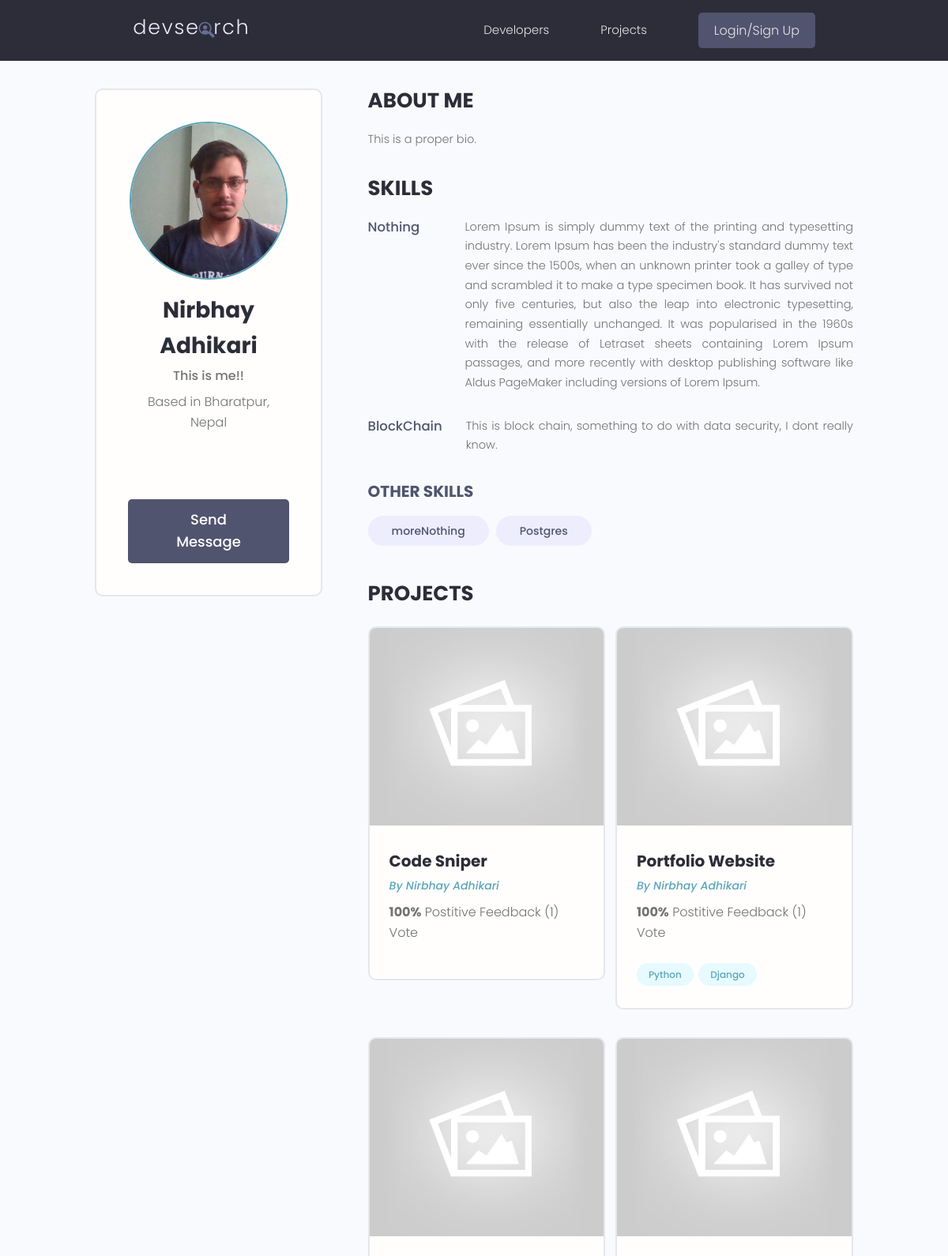
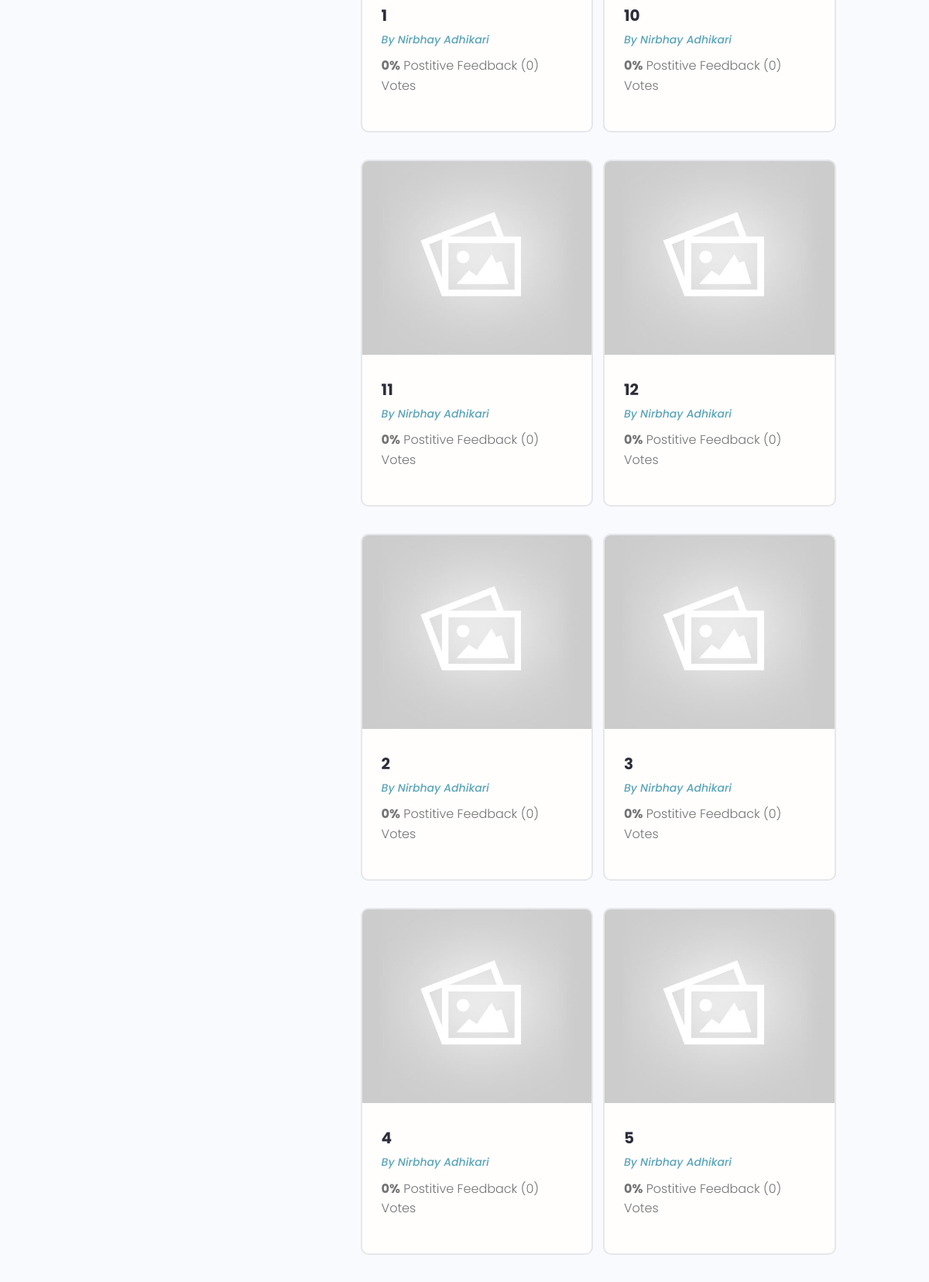
The app's page /profile/bb6f8eaf-ef13-4687-9ad5-2c9cd98201c4/ (upper part) with its own data (2 pictures, top to bottom).
### users/models.py (models this page shows, shortened)
class Profile(models.Model):
    user= models.OneToOneField(User, on_delete=models.CASCADE, null=True, blank=True)
    name= models.CharField(max_length=200, blank=True, null=True)
    email= models.EmailField(max_length=500, blank=True, null=True)
    username= models.CharField(max_length=200, blank=True, null=True)
    location= models.CharField(max_length=200, blank=True, null=True)
    short_intro=models.CharField(max_length=200, blank=True, null=True)
    bio=models.TextField(blank=True, null=True)
    profile_image=models.ImageField(null=True, blank=True, upload_to= 'profiles/', default='profiles/user-default.png')
    social_github= models.CharField(max_length=200, blank=True, null=True)
    social_twitter= models.CharField(max_length=200, blank=True, null=True)
    social_linkedin= models.CharField(max_length=200, blank=True, null=True)
    social_youtube= models.CharField(max_length=200, blank=True, null=True)
    social_website= models.CharField(max_length=200, blank=True, null=True)
    created= models.DateTimeField(auto_now_add=True)
    id= models.UUIDField(default=uuid.uuid4, unique=True, primary_key=True, editable=False)

class Skill(models.Model):
    owner= models.ForeignKey(Profile, on_delete=models.CASCADE, null=True)
    name= models.CharField(max_length=200, blank=True, null=True)
    description= models.TextField(null=True, blank=True)
    created= models.DateTimeField(auto_now_add=True)
    id= models.UUIDField(default=uuid.uuid4, unique=True, primary_key=True, editable=False)
    def __str__(self):
        return str(self.name)

### projects/models.py (models this page shows, shortened)
class Project(models.Model):
    owner= models.ForeignKey(Profile, null=True, blank=True, on_delete=models.SET_NULL )
    title= models.CharField(max_length=200)
    description= models.TextField(null=True, blank=True)
    featured_image= models.ImageField(null=True, blank=True, default='default.jpg')
    demo_link= models.CharField(max_length=2000, null=True, blank=True)
    source_link= models.CharField(max_length=2000, null=True, blank=True)
    tags=models.ManyToManyField('Tag', blank=True)
    vote_total= models.IntegerField(default=0, null=True, blank=True)
    vote_ratio=models.IntegerField(default=0, null=True, blank=True)
    created= models.DateTimeField(auto_now_add=True)
    id= models.UUIDField(default=uuid.uuid4, unique=True, primary_key=True, editable=False)
    class Meta:
        ordering = ['-vote_ratio', 'vote_total', 'title']

class Tag(models.Model):
    name= models.CharField(max_length=200)
    created= models.DateTimeField(auto_now_add=True)
    id= models.UUIDField(default=uuid.uuid4, unique=True,
                        primary_key=True, editable=False)
    def __str__(self):
        return self.name

### users/views.py (the view)
# urls.py: path('profile/<str:pk>/', views.userProfile, name='user-profile'),
def userProfile(request, pk):
    profile= Profile.objects.get(id=pk)
    topSkills= profile.skill_set.exclude(description__exact='')
    otherSkills= profile.skill_set.filter(description='')
    context={'profile':profile,'topSkills':topSkills, 'otherSkills':otherSkills}
    return render(request, 'users/user-profile.html', context)

### users/templates/users/user-profile.html (shortened to what this page needs)
{% extends 'main.html' %}
{% block content %}
<main class="profile my-md">
    <div class="container">
      <div class="layout">
        <div class="column column--1of3">
          <div class="card text-center">
            <div class="card__body dev">
              <img class="avatar avatar--xl" src="{{profile.profile_image.url}}" />
              <h2 class="dev__name">{{profile.name}}</h2>
              <p class="dev__title">{{profile.short_intro}}</p>
              <p class="dev__location">Based in {{profile.location}}</p>
              <ul class="dev__social">
              </ul>
    {% if request.user.profile.id != profile.id %}
              <a href="{% url 'create-message' profile.id %}" class="btn btn--sub btn--lg">Send Message </a>
{% endif %}
            </div>
          </div>
        </div>
        <div class="column column--2of3">
          <div class="devInfo">
            <h3 class="devInfo__title">About Me</h3>
            <p class="devInfo__about">
{{profile.bio}} </p>
          </div>
          <div class="devInfo">
            <h3 class="devInfo__title">Skills</h3>
            <div class="devInfo__skills">
                {% for skill in topSkills %}
              <div class="devSkill">
                <h4 class="devSkill__title">{{skill.name}}</h4>
                <p class="devSkill__info">
{{skill.description}}
                </p>
              </div>
{% endfor %}
              <h3 class="devInfo__subtitle">Other Skills</h3>
              <div class="devInfo__otherSkills">
                 {% for skill in otherSkills %}
                <span class="tag tag--pill tag--sub tag--lg">
                  <small>{{skill}}</small>
                </span>
{% endfor %}
              </div>
            </div>
          </div>
          <div class="devInfo">
            <h3 class="devInfo__title">Projects</h3>
            <div class="grid grid--two">
{% for project in profile.project_set.all %}
              <div class="column">
                <div class="card project">
                  <a href="{% url 'project' project.id %}" class="project">
                    <img class="project__thumbnail" src="{{project.featured_image.url}}" alt="project thumbnail" />
                    <div class="card__body">
                      <h3 class="project__title">{{project.title}}</h3>
                      <p><a class="project__author" href="{% url 'user-profile' project.owner.id %}">By {{project.owner.name}}</a></p>
                      <p class="project--rating">
                        <span style="font-weight: bold;">{{project.vote_ratio}}%</span> Postitive
                        Feedback ({{project.vote_total}}) Vote{{project.vote_total|pluralize:'s'}}
                      </p>
                      <div class="project__tags">
{% for tag in project.tags.all %}
                        <span class="tag tag--pill tag--main">
                          <small>{{tag}}</small>
                        </span>
{% endfor %}
                      </div>
                    </div>
                  </a>
                </div>
              </div>
{% endfor %}
            </div>
          </div>
        </div>
      </div>
    </div>
  </main>{% endblock content %}

### static/styles/app.css (style rules this page uses)
:root { --color-sub: #2d2d39; }
.btn--sub { background-color: var(--color-sub-light); }
.card { border: 2px solid var(--color-light); }
img { width: 100%; }
.profile .card > .dev { padding: 4rem; }
.dev__name { color: var(--color-sub); font-size: 2.8rem; font-weight: 700; margin-top: 1rem; margin-bottom: 0.5rem; }
.dev__title { font-size: 1.6rem; font-weight: 500; line-height: 1.3; }
.dev__location { margin-top: 1rem; }
.dev__social { margin: 3rem 0; list-style: none; display: flex; justify-content: center; gap: 1.5rem; }
.devInfo { margin-bottom: 3rem; }
.devInfo__title, .devInfo__subtitle { font-size: 2.6rem; color: var(--color-sub); text-transform: uppercase; font-weight: 700; margin-bottom: 1.5rem; }
.devInfo__subtitle { font-size: 2rem; color: var(--color-sub-light); }
.devInfo__about, .devSkill__info { font-size: 1.45rem; line-height: 1.7; text-align: justify; }
.devSkill { margin-bottom: 3rem; }
.devSkill__title { font-size: 1.65rem; font-weight: 500; color: var(--color-sub-light); }
@media screen and (min-width: 700px) { .devSkill { display: flex; justify-content: space-between; gap: 3rem; } }
@media screen and (min-width: 700px) { .devSkill__info { flex-basis: 80%; } }
.project__author { font-size: 1.4rem; font-style: italic; }
.project--rating { margin-bottom: 1.6em; margin-top: .5em; }
.project__thumbnail { height: 25rem; object-fit: cover; object-position: top center; }
.project__title { font-size: 2rem; font-weight: 700; color: var(--color-sub); }

### static/uikit/styles/modules/_variables.css (style rules this page uses)
:root { --color-main: #5aa5b9; --color-main-light: #e6faff; --color-sub: #3f4156; --color-sub-light: #51546e; --color-sub-lighter: #ededfd; --color-text: #737373; --color-gray: #8b8b8b; --color-light: #e5e7eb; --color-light-gray: #767676; --color-bg: #f8fafd; --color-white: #fffefd; --color-white-light: #f3f3f3; --color-success: #359e64; --color-success-bg: #def8e8; --color-error: #fc4b0b; --color-error-bg: #fff2ee; --font-base: 'Poppins', arial, helvetica, 'Segoe UI', roboto, ubuntu, sans-serif; --font-monospace: 'Fira Code', 'Courier New', courier, monospace; --font-regular: 300; --font-medium: 500; --font-bold: 700; --generic-shadow: 1px 1px 5px #00000010; --generic-transition: all 0.3s ease-in-out; }

### static/uikit/styles/modules/_base.css (style rules this page uses)
* { margin: 0; padding: 0; box-sizing: border-box; text-rendering: optimizeLegibility; color: inherit; font-size: inherit; }
html { font-size: 50%; }
@media only screen and (min-width: 480px) { html { font-size: 56.25%; } }
@media only screen and (min-width: 1200px) { html { font-size: 62.5%; } }
body { line-height: 1.6; font-weight: 400; font-size: 1.5rem; color: var(--color-text); background-color: var(--color-bg); min-height: 100vh; }

### static/uikit/styles/modules/_typography.css (style rules this page uses)
* { font-family: var(--font-base); }
h2 { font-size: 3.6rem; font-weight: var(--font-bold); }
h3 { font-size: 3.2rem; font-weight: var(--font-medium); }
h4 { font-size: 2.8rem; font-weight: var(--font-medium); }
p, span, strong { font-size: 1.6rem; color: var(--color-text); font-weight: var(--font-regular); }
a { padding-bottom: 2px; text-decoration: none; display: inline-block; color: var(--color-main); font-weight: var(--font-medium); }

### static/uikit/styles/modules/_utilities.css (style rules this page uses)
.container { width: 92%; max-width: 165rem; margin: 0 auto; box-sizing: border-box; }
@media screen and (min-width: 1000px) { .container { width: 90%; } }
@media screen and (min-width: 1200px) { .container { width: 80%; } }
.text-center { text-align: center; }
.my-md { margin: 3rem auto; }

### static/uikit/styles/modules/_avatar.css (style rules this page uses)
.avatar { border-radius: 50%; border: 2px solid var(--color-main); object-fit: cover; }
.avatar--xl { height: 20rem; width: 20rem; }

### static/uikit/styles/modules/_button.css (style rules this page uses)
.btn { display: inline-block; position: relative; cursor: pointer; background-color: var(--color-light); font-weight: var(--font-medium); color: var(--color-sub); text-decoration: none; padding: 1rem 2rem; border-radius: 0.5rem; border: none; width: -webkit-fit-content; width: -moz-fit-content; width: fit-content; height: -webkit-fit-content; height: -moz-fit-content; height: fit-content; font-size: 1.6rem; outline-width: 0; outline-color: transparent; -webkit-backface-visibility: hidden; backface-visibility: hidden; transition: all 0.3s ease-in-out; }
.btn--sub { background-color: var(--color-sub); color: var(--color-white); }
.btn--lg { font-size: 1.8rem; padding: 1.2rem 4.5rem; }

### static/uikit/styles/modules/_card.css (style rules this page uses)
.card { border-radius: 1rem; background-color: var(--color-white); border: 1.5px solid var(--color-light); width: auto; height: auto; margin-top: 0.5rem; margin-bottom: 0.5rem; overflow: hidden; }
.card__body, .card__header { padding: 2rem 2.5rem; }

### records on screen
Profile: profile_image (picture), name "Nirbhay Adhikari", short_intro "This is me!!", location "Bharatpur, Nepal", bio "This is a proper bio."
Skill: name "Nothing", description "Lorem Ipsum is simply dummy text of the printing and typesetting industry. Lorem Ipsum has been the industry's standard dummy text ever since the 1500s, when an unknown printer took a galley of type and scrambled it to make a type specimen book. It has survived not only five centuries, but also the leap into electronic typesetting, remaining essentially unchanged. It was popularised in the 1960s with the release of Letraset sheets containing Lorem Ipsum passages, and more recently with desktop publishing software like Aldus PageMaker including versions of Lorem Ipsum."
Skill: name "BlockChain", description "This is block chain, something to do with data security, I dont really know."
Skill: name "moreNothing"
Skill: name "Postgres"
Project: featured_image (placeholder picture), title "Code Sniper", owner.name "Nirbhay Adhikari", vote_ratio "100", vote_total "1"
Project: featured_image (placeholder picture), title "Portfolio Website", owner.name "Nirbhay Adhikari", vote_ratio "100", vote_total "1"
Tag: name "Python"
Tag: name "Django"
Project: featured_image (placeholder picture), title "1", owner.name "Nirbhay Adhikari", vote_ratio "0", vote_total "0"
Project: featured_image (placeholder picture), title "10", owner.name "Nirbhay Adhikari", vote_ratio "0", vote_total "0"
Project: featured_image (placeholder picture), title "11", owner.name "Nirbhay Adhikari", vote_ratio "0", vote_total "0"
Project: featured_image (placeholder picture), title "12", owner.name "Nirbhay Adhikari", vote_ratio "0", vote_total "0"
Project: featured_image (placeholder picture), title "2", owner.name "Nirbhay Adhikari", vote_ratio "0", vote_total "0"
Project: featured_image (placeholder picture), title "3", owner.name "Nirbhay Adhikari", vote_ratio "0", vote_total "0"
Project: featured_image (placeholder picture), title "4", owner.name "Nirbhay Adhikari", vote_ratio "0", vote_total "0"
Project: featured_image (placeholder picture), title "5", owner.name "Nirbhay Adhikari", vote_ratio "0", vote_total "0"
